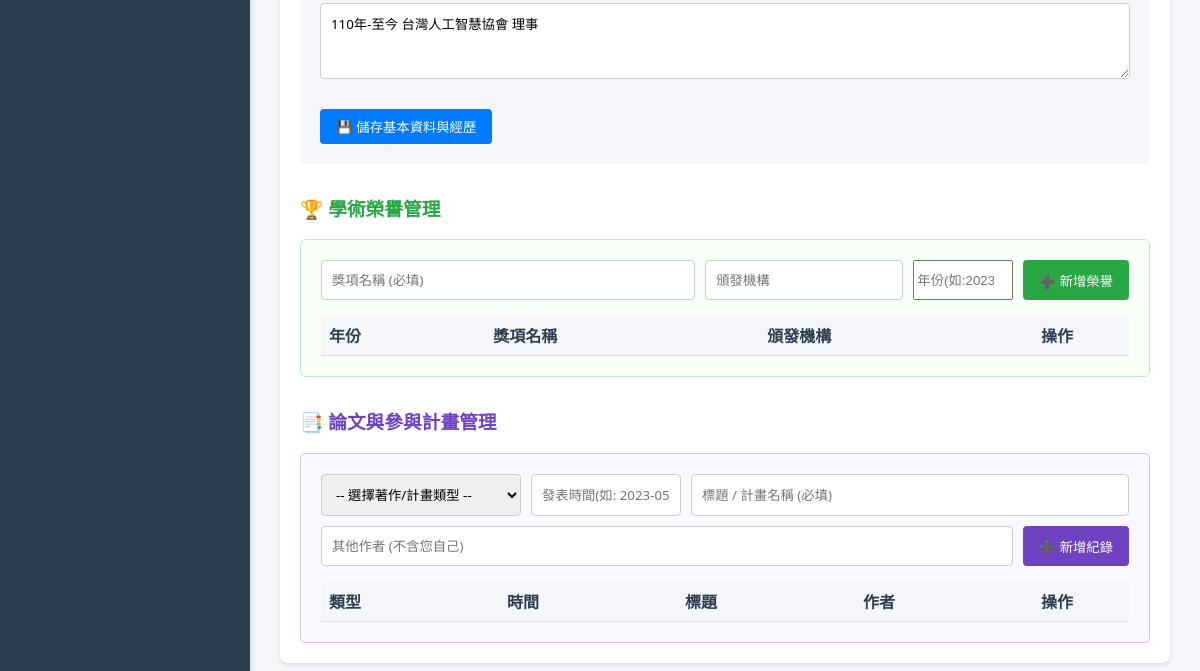
Page /index.php?page=profile (signed in, lower part) on the earlier database version.
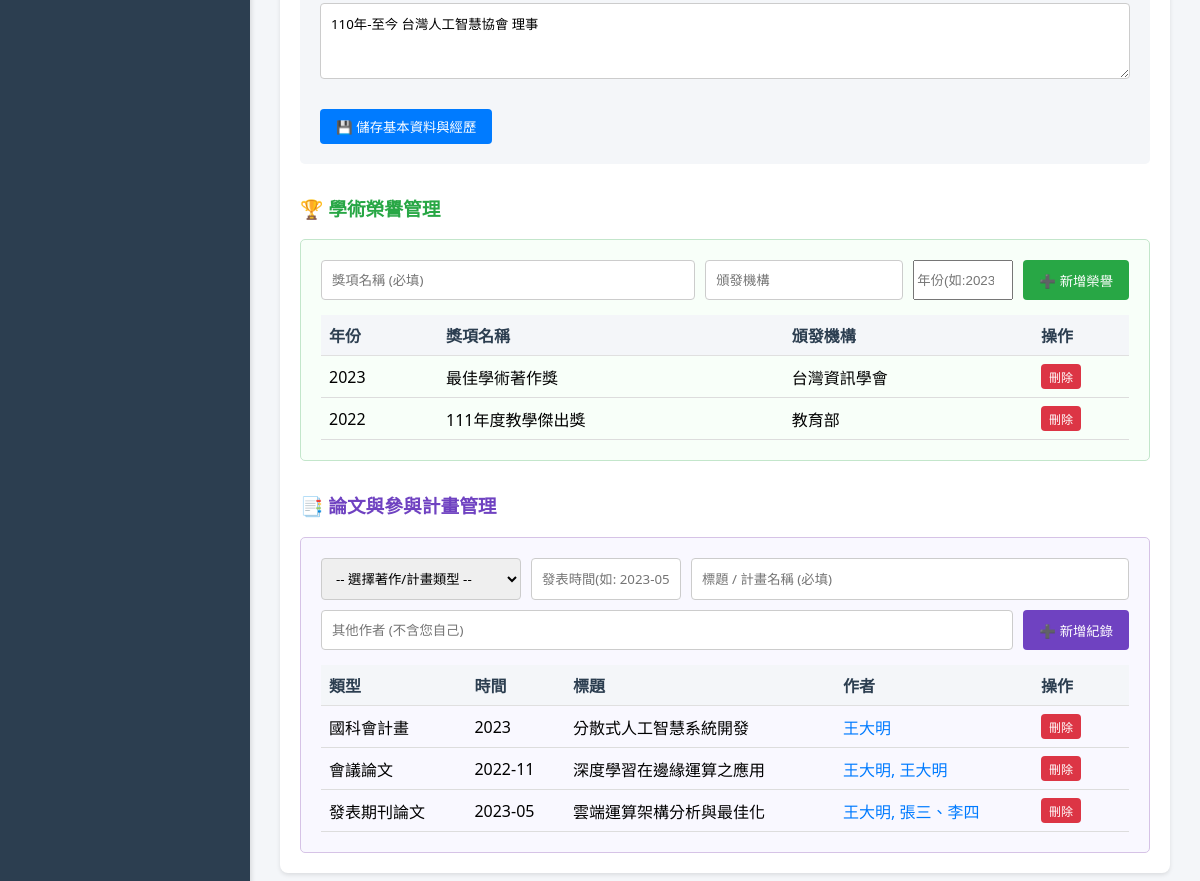
Same page on the later database version.
### tables this page shows
CREATE TABLE AcademicHonors (
    honor_id INT AUTO_INCREMENT PRIMARY KEY,
    teacher_id INT NOT NULL,
    honor_name VARCHAR(255) NOT NULL,
    awarding_body VARCHAR(255),
    award_year INT,
    FOREIGN KEY (teacher_id) REFERENCES Teachers(teacher_id) ON DELETE CASCADE
);

CREATE TABLE Publications (
    work_id INT AUTO_INCREMENT PRIMARY KEY,
    teacher_id INT NOT NULL,
    work_type VARCHAR(100) NOT NULL,
    title VARCHAR(255) NOT NULL,
    authors TEXT COMMENT '其他作者(不含教師本人)',
    publish_year VARCHAR(50),
    FOREIGN KEY (teacher_id) REFERENCES Teachers(teacher_id) ON DELETE CASCADE
);

CREATE TABLE Teachers (
    teacher_id INT AUTO_INCREMENT PRIMARY KEY,
    user_id INT NOT NULL,
    name VARCHAR(100) NOT NULL,
    title VARCHAR(100),
    department VARCHAR(100) DEFAULT '資訊工程學系',
    phone VARCHAR(20),
    email VARCHAR(100),
    office_hours VARCHAR(100) DEFAULT NULL COMMENT '請益時間',
    lab_name VARCHAR(100) DEFAULT NULL COMMENT '實驗室名稱',
    lab_info TEXT DEFAULT NULL COMMENT '實驗室簡介與研究方向',
    teaching_experience TEXT DEFAULT NULL COMMENT '校內教學經歷',
    external_experience TEXT DEFAULT NULL COMMENT '校外經歷',
    FOREIGN KEY (user_id) REFERENCES Users(id) ON DELETE CASCADE
);

### modules/teacher/profile.php (the view, shortened to what this page needs)
<div class="card">
    <?php
    if(!isset($_SESSION['teacher_id'])) {
        echo "<p style='color:red;'>您不是教師，無法使用此功能。</p>";
    } else {
        $teacher_id = $_SESSION['teacher_id'];
        $profile = $conn->prepare("SELECT * FROM Teachers WHERE teacher_id = ?");
        $profile->bind_param("i", $teacher_id);
        $profile->execute();
        $p = $profile->get_result()->fetch_assoc();
        echo "<form method='POST' style='background:#f4f6f9; padding:20px; border-radius:5px; display: grid; grid-template-columns: 1fr 1fr; gap: 15px;'>";
        echo "<div style='grid-column: span 2;'><label>🏢 校外經歷：</label><textarea name='external_experience' rows='3' placeholder='例如：曾任OO科技公司資深顧問、XX學會理事...'>" . htmlspecialchars($p['external_experience'] ?? '') . "</textarea></div>";
        echo "<div style='grid-column: span 2;'><button type='submit' name='update_profile' class='btn' style='background:#007bff;'>💾 儲存基本資料與經歷</button></div>";
        echo "</form>";
        echo "<h3 style='color:#28a745; margin-top:30px;'>🏆 學術榮譽管理</h3>";
        echo "<div style='background:#f8fff9; padding:20px; border:1px solid #c3e6cb; border-radius:5px;'>";
        echo "<form method='POST' style='display:flex; gap:10px; margin-bottom:15px;'>";
        echo "<input type='text' name='honor_name' placeholder='獎項名稱 (必填)' required style='flex:2; margin:0;'>";
        echo "<input type='text' name='awarding_body' placeholder='頒發機構' style='flex:1; margin:0;'>";
        echo "<input type='number' name='award_year' placeholder='年份(如:2023)' style='width:100px; margin:0;'>";
        echo "<button type='submit' name='add_honor' class='btn' style='background:#28a745;'>➕ 新增榮譽</button>";
        echo "</form>";
        $honors = $conn->query("SELECT * FROM AcademicHonors WHERE teacher_id = $teacher_id ORDER BY award_year DESC");
        echo "<table style='width:100%; border-collapse:collapse;'><tr style='background:#e2eadb;'><th style='padding:8px;'>年份</th><th style='padding:8px;'>獎項名稱</th><th style='padding:8px;'>頒發機構</th><th style='padding:8px; width:80px;'>操作</th></tr>";
        while($h = $honors->fetch_assoc()) {
            echo "<tr style='border-bottom:1px solid #ddd;'><td style='padding:8px;'>" . $h['award_year'] . "</td><td style='padding:8px;'>" . htmlspecialchars($h['honor_name']) . "</td><td style='padding:8px;'>" . htmlspecialchars($h['awarding_body']) . "</td><td style='padding:8px;'><form method='POST' style='margin:0;'><input type='hidden' name='honor_id' value='{$h['honor_id']}'><button type='submit' name='delete_honor' class='btn' style='background:#dc3545; padding:4px 8px; font-size:12px;'>刪除</button></form></td></tr>";
        }
        echo "</table></div>";
        echo "<h3 style='color:#6f42c1; margin-top:30px;'>📑 論文與參與計畫管理</h3>";
        echo "<div style='background:#f9f8ff; padding:20px; border:1px solid #d6c3e6; border-radius:5px;'>";
        echo "<form method='POST' style='display:flex; flex-wrap:wrap; gap:10px; margin-bottom:15px;'>";
        echo "<select name='work_type' required style='width:200px; margin:0;'>";
        echo "<option value=''>-- 選擇著作/計畫類型 --</option>";
        echo "</select>";
        echo "<input type='text' name='publish_year' placeholder='發表時間(如: 2023-05)' style='width:150px; margin:0;'>";
        echo "<input type='text' name='title' placeholder='標題 / 計畫名稱 (必填)' required style='flex:1; min-width:250px; margin:0;'>";
        echo "<input type='text' name='other_authors' placeholder='其他作者 (不含您自己)' style='flex:1; min-width:200px; margin:0;'>";
        echo "<button type='submit' name='add_pub' class='btn' style='background:#6f42c1;'>➕ 新增紀錄</button>";
        echo "</form>";
        $pubs = $conn->query("SELECT * FROM Publications WHERE teacher_id = $teacher_id ORDER BY work_type, publish_year DESC");
        echo "<table style='width:100%; border-collapse:collapse;'><tr style='background:#e8e2ea;'><th style='padding:8px;'>類型</th><th style='padding:8px;'>時間</th><th style='padding:8px;'>標題</th><th style='padding:8px;'>作者</th><th style='padding:8px; width:80px;'>操作</th></tr>";
        while($p_row = $pubs->fetch_assoc()) {
            $display_authors = htmlspecialchars($p['name']);
            if (!empty($p_row['authors'])) $display_authors .= ', ' . htmlspecialchars($p_row['authors']);
            echo "<tr style='border-bottom:1px solid #ddd;'><td style='padding:8px;'>" . htmlspecialchars($p_row['work_type']) . "</td><td style='padding:8px;'>" . htmlspecialchars($p_row['publish_year']) . "</td><td style='padding:8px;'>" . htmlspecialchars($p_row['title']) . "</td><td style='padding:8px; color:#007bff; font-weight:500;'>" . $display_authors . "</td><td style='padding:8px;'><form method='POST' style='margin:0;'><input type='hidden' name='work_id' value='{$p_row['work_id']}'><button type='submit' name='delete_pub' class='btn' style='background:#dc3545; padding:4px 8px; font-size:12px;'>刪除</button></form></td></tr>";
        }
        echo "</table></div>";
    }
    ?>
</div>

Differences in the rows shown:
added academichonors: award_year "2023", honor_name "最佳學術著作獎", awarding_body "台灣資訊學會"
added academichonors: award_year "2022", honor_name "111年度教學傑出獎", awarding_body "教育部"
added publications: work_type "國科會計畫", publish_year "2023", title "分散式人工智慧系統開發", teacher.name "王大明"
added publications: work_type "會議論文", publish_year "2022-11", title "深度學習在邊緣運算之應用", display_authors "王大明, 王大明"
added publications: work_type "發表期刊論文", publish_year "2023-05", title "雲端運算架構分析與最佳化", display_authors "王大明, 張三、李四"
